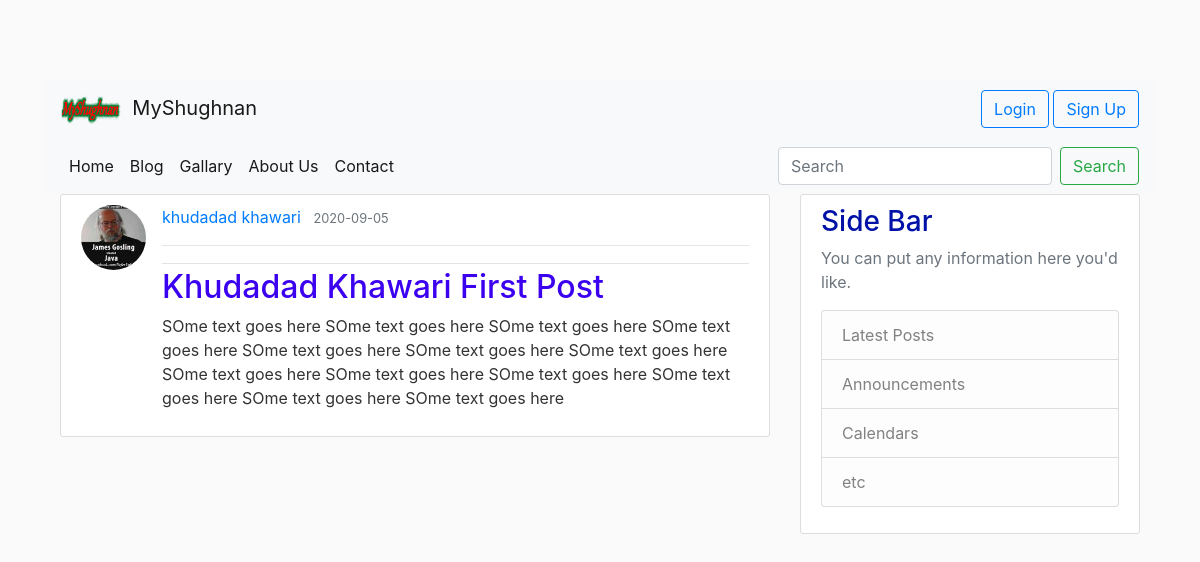
The app's page /post/17 with its own data.
### flaskblog/models.py (models this page shows, shortened)
class User(db.Model, UserMixin):
    id = db.Column(db.Integer, primary_key = True )
    username = db.Column(db.String(20), unique = True, nullable = False)
    email = db.Column(db.String(120), unique = True, nullable = False)
    image_file = db.Column(db.String(20), nullable = False, default = 'default.jpg')
    password = db.Column(db.String(60), nullable = False)
    posts = db.relationship('Post', backref='author', lazy = True)

class Post(db.Model):
    id = db.Column(db.Integer, primary_key = True )
    title  = db.Column(db.String(100), nullable = False)
    date_posted = db.Column(db.DateTime,  nullable = False, default = datetime.utcnow)
    content =  db.Column(db.Text, nullable = False)
    user_id = db.Column(db.Integer, db.ForeignKey('user.id'), nullable = False)

### flaskblog/posts/routes.py (the view)
@posts.route('/post/<int:post_id>')
def post(post_id):
    post = Post.query.get_or_404(post_id)
    return render_template('post.html', title = Post.title, post = post )

### flaskblog/templates/post.html (shortened to what this page needs)
{% extends "base.html" %}
{% block content %}
  <article class="media content-section">
      <img class="rounded-circle article-img" height="100" width="100" src="{{ url_for('static', filename='profile_pics/' + post.author.image_file) }}">
      <div class="media-body">
          <div class="article-metadata">
              <a class="mr-2" href="#">{{ post.author.username }}</a>
              <small class="text-muted">{{ post.date_posted.strftime('%Y-%m-%d') }}  </small> <hr>
          </div>
          <h2 class="article-title">{{ post.title }}</h2>
          <p class="article-content">{{ post.content }}</p>
      </div>
  </article>
{% endblock content %}

### flaskblog/static/main.css (style rules this page uses)
body { background: #fafafa; color: #333333; margin-top: 5rem; }
h1, h2, h3, h4, h5, h6 { color: #0011a8; }
.content-section { background: #ffffff; padding: 10px 20px; border: 1px solid #dddddd; border-radius: 3px; margin-bottom: 20px; }
.article-title { color: #3c00f0; }
.article-content { white-space: pre-line; }
.article-img { height: 65px; width: 65px; margin-right: 16px; }
.article-metadata { padding-bottom: 1px; margin-bottom: 4px; border-bottom: 1px solid #e3e3e3 }

### records on screen
User: image_file (picture), author.username "khudadad khawari"
Post: date_posted "2020-09-05", title "Khudadad Khawari First Post", content "SOme text goes here SOme text goes here SOme text goes here SOme text goes here SOme text goes here SOme text goes here SOme text goes here SOme text goes here SOme text goes here SOme text goes here SOme text goes here SOme text goes here SOme text goes here"
